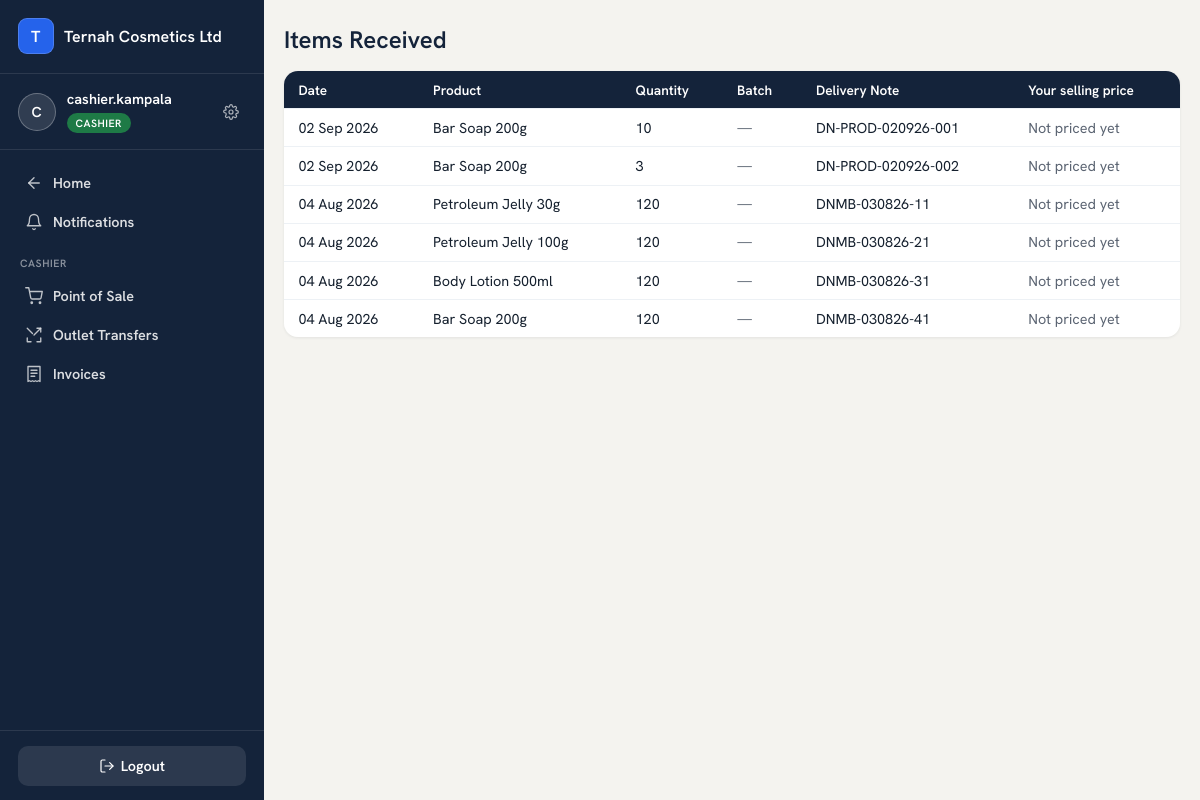
The app's page /sales/pos/received/ (signed in) with its own data.
### accounts/models.py (models this page shows, shortened)
class User(AbstractUser):
    ROLES = [
        ("OWNER", "Owner"),                # reports only
        ("MANAGER", "Manager"),            # outlet manager; can switch views
        ("CASHIER", "Cashier"),
        ("SALES_REP", "Sales Person / Rep"),
        ("PRODUCTION", "Production"),
    ]
    business = models.ForeignKey("platformadmin.Business", null=True, blank=True,
                                 on_delete=models.CASCADE, related_name="users")
    branch = models.ForeignKey("core.Branch", null=True, blank=True,
                               on_delete=models.SET_NULL, related_name="users")
    role = models.CharField(max_length=15, choices=ROLES, default="CASHIER")
    can_swap = models.BooleanField(default=False)    # False -> swap goes through PendingAction
    can_refund = models.BooleanField(default=False)
    phone = models.CharField(max_length=30, blank=True)
    modules = models.ManyToManyField("platformadmin.Module", blank=True, related_name="users_with_access",
                                     help_text="Which of the business's subscribed modules this user can open.")
    allowed_tiers = models.JSONField(default=list, blank=True,
                                     help_text="Which product price tiers (RETAIL/WHOLESALE/DISTRIBUTION/CUSTOM) "
                                                "this seller may use at the POS.")
    def switchable_views(self):
        if self.role != "MANAGER":
            return []
        views = ["MANAGER", "CASHIER"]
        codes = set(self.modules.values_list("code", flat=True))
        if "PRODUCTION" in codes:
            views.append("PRODUCTION")
        return views

### platformadmin/models.py (models this page shows, shortened)
class Business(models.Model):
    name = models.CharField(max_length=150)                     # factory name — brands navbar + receipts
    slug = models.SlugField(unique=True)
    business_type = models.CharField(max_length=20, choices=[("FACTORY", "Factory Mode")], default="FACTORY")
    contact_email = models.EmailField()
    contact_phone = models.CharField(max_length=30, blank=True)
    address = models.TextField(blank=True)
    tagline = models.CharField(max_length=150, blank=True)      # optional — shows on every printed report
    is_active = models.BooleanField(default=True)               # master switch — False = soft-locked
    trial_expires_at = models.DateTimeField(null=True, blank=True)
    subscription_expires_at = models.DateTimeField(null=True, blank=True)
    created_at = models.DateTimeField(auto_now_add=True)
    class Meta:
        verbose_name_plural = "businesses"

### production/models.py (models this page shows, shortened)
class DistributionLine(models.Model):
    distribution = models.ForeignKey(Distribution, on_delete=models.CASCADE, related_name="lines")
    product = models.ForeignKey(Product, on_delete=models.PROTECT)
    quantity = models.PositiveIntegerField()
    batch = models.ForeignKey(ProductionBatch, null=True, blank=True, on_delete=models.PROTECT,
                              related_name="distribution_lines")   # which batch this quantity came from (FEFO)

class Distribution(TimeStamped):
    STATUS = [("SENT", "Sent"), ("RECEIVED", "Received"), ("DISPUTED", "Disputed")]
    business = models.ForeignKey("platformadmin.Business", on_delete=models.CASCADE)
    sender_branch = models.ForeignKey("core.Branch", on_delete=models.PROTECT, related_name="distributions_sent",
                                      )   # which factory sent it — any factory can reach any outlet
    receiver_location = models.ForeignKey("sales.InventoryLocation", on_delete=models.PROTECT)
    delivery_note_number = models.CharField(max_length=40)                      # DN{INITIALS}-DDMMYY-SEQ
    date = models.DateField()
    status = models.CharField(max_length=10, choices=STATUS, default="SENT")
    created_by = models.ForeignKey(settings.AUTH_USER_MODEL, null=True, on_delete=models.SET_NULL)
    confirmed_by = models.ForeignKey(settings.AUTH_USER_MODEL, null=True, blank=True, on_delete=models.SET_NULL,
                                     related_name="distributions_confirmed")
    stock_request = models.ForeignKey("sales.StockRequest", null=True, blank=True, on_delete=models.SET_NULL,
                                      related_name="distributions")   # set when this delivery answers a request
    note = models.TextField(blank=True)   # e.g. "sent less than asked, rest still brewing"

class Product(TimeStamped):
    STATUS = [("DRAFT", "Draft"), ("ACTIVE", "Active"), ("ARCHIVED", "Archived")]
    business = models.ForeignKey("platformadmin.Business", on_delete=models.CASCADE)
    category = models.ForeignKey(Category, on_delete=models.PROTECT, related_name="products")
    name = models.CharField(max_length=120)
    pack_size = models.CharField(max_length=40, blank=True)      # e.g. "30 g"
    sku = models.CharField(max_length=40, blank=True)
    status = models.CharField(max_length=10, choices=STATUS, default="DRAFT")
    retail_price = models.DecimalField(max_digits=14, decimal_places=2, null=True, blank=True)
    wholesale_price = models.DecimalField(max_digits=14, decimal_places=2, null=True, blank=True)
    distribution_price = models.DecimalField(max_digits=14, decimal_places=2, null=True, blank=True)
    custom_price_min = models.DecimalField(max_digits=14, decimal_places=2, null=True, blank=True)
    custom_price_max = models.DecimalField(max_digits=14, decimal_places=2, null=True, blank=True)
    shelf_life_days = models.PositiveIntegerField(null=True, blank=True)   # optional -> auto-suggests batch expiry
    PRICE_TIERS = [("RETAIL", "retail_price"), ("WHOLESALE", "wholesale_price"),
                   ("DISTRIBUTION", "distribution_price")]   # CUSTOM is typed at sale time, not looked up here

### sales/views.py (the view)
# urls.py: path("pos/received/", views.received_items, name="received_items"),
@login_required
@pos_required
def received_items(request):
    location = _pos_location(request)
    allowed = _allowed_tiers(request)
    lines, pending, disputed = [], [], []
    if location:
        lines = list(DistributionLine.objects.filter(distribution__receiver_location=location,
                                                      distribution__status="RECEIVED")
                     .select_related("product", "distribution", "batch").order_by("-distribution__date"))
        for line in lines:
            line.your_prices = [
                (label, line.product.price_for_tier(code))
                for code, label in PRICE_TIERS
                if code in allowed and code != "CUSTOM" and line.product.price_for_tier(code) is not None
            ]
        pending = list(Distribution.objects.filter(receiver_location=location, status="SENT")
                      .prefetch_related("lines__product").order_by("date"))
        disputed = list(Distribution.objects.filter(receiver_location=location, status="DISPUTED")
                        .prefetch_related("lines__product").order_by("date"))
    return render(request, "sales/received_items.html",
                 {"location": location, "lines": lines, "pending": pending, "disputed": disputed})

### accounts/context_processors.py (called while the page is built)
def active_view(request):
    user = getattr(request, "user", None)
    return {
        "active_view": getattr(request, "active_view", None),
        "switchable_views": user.switchable_views() if user and user.is_authenticated else [],
        "owner_section": getattr(request, "owner_section", None),
        "manager_section": getattr(request, "manager_section", None),
    }

def module_switcher(request):
    user = getattr(request, "user", None)
    if not (user and user.is_authenticated) or user.is_superuser:
        return {"switcher_items": []}
    if user.role == "OWNER":
        from accounts.views import owner_tiles
        return {"switcher_items": owner_tiles()}
    if user.role == "MANAGER":
        from accounts.views import manager_tiles
        return {"switcher_items": manager_tiles(user)}
    return {"switcher_items": []}

### sales/views.py (called while the page is built)
def _acting_role(request):
    return request.active_view if request.user.role == "MANAGER" else request.user.role

def _pos_location(request):
    if _acting_role(request) == "SALES_REP":
        loc = getattr(request.user, "inventory", None)
        if loc:
            return loc
    return InventoryLocation.objects.filter(branch=request.user.branch, type="OUTLET").first()

def _allowed_tiers(request):
    if request.user.role == "MANAGER":
        return ALL_TIER_CODES
    return request.user.allowed_tiers or []

### templates/sales/received_items.html (shortened to what this page needs)
{% extends "base.html" %}
{% block content %}
<div class="page-head">
  <h2>Items Received</h2>
</div>
{% if not location %}
<div class="card"><p style="color:var(--muted)">No inventory location is set up for you yet.</p></div>
{% else %}
<div class="table-scroll">
<table class="list">
  <tr><th>Date</th><th>Product</th><th>Quantity</th><th>Batch</th><th>Delivery Note</th><th>Your selling price</th></tr>
  {% for line in lines %}
  <tr>
    <td>{{ line.distribution.date|date:"d M Y" }}</td>
    <td>{{ line.product.name }}</td>
    <td>{{ line.quantity }}</td>
    <td style="color:var(--muted)">{{ line.batch.batch_number|default:"—" }}</td>
    <td>{{ line.distribution.delivery_note_number }}</td>
    <td>
      {% for label, price in line.your_prices %}
        <span class="pill active">{{ label }}: UGX {{ price|floatformat:0 }}</span>
      {% empty %}<span style="color:var(--muted)">Not priced yet</span>{% endfor %}
    </td>
  </tr>
  {% empty %}<tr><td colspan="6" style="color:var(--muted)">Nothing received yet.</td></tr>{% endfor %}
</table>
</div>
{% endif %}
{% endblock %}

### templates/base.html (shortened to what this page needs)
{% load static %}
<!DOCTYPE html>
<html lang="en">
<head>
  <link rel="stylesheet" href="{% static 'ternah-ui/tokens.css' %}">
</head>
<body>
{% if request.user.is_authenticated %}
  <div class="app-shell">
    <aside class="sidebar">
      <div class="sidebar-brand">
        <span class="brand-mark" aria-hidden="true">{{ request.user.business.name|default:"Ternah for Factories"|first|upper }}</span>
        <span class="brand-name">{{ request.user.business.name|default:"Ternah for Factories" }}</span>
      </div>
      <div class="sidebar-identity">
        <span class="avatar" aria-hidden="true">{{ request.user.username|first|upper }}</span>
        <div class="identity-text">
          <span class="identity-name">{{ request.user.username }}</span>
          {% if request.user.is_superuser %}
            <span class="role-pill role-super">Platform Admin</span>
          {% else %}
            <span class="role-pill role-{{ request.user.role|lower }}">{{ request.user.get_role_display }}</span>
          {% endif %}
        </div>
        <a class="settings-link" href="{% url 'password_change' %}" title="Change password" aria-label="Change password">
        </a>
      </div>
      <nav class="sidebar-nav">
        {% if request.resolver_match.url_name == "home" %}
          {% if switcher_items %}
            {% for t in switcher_items %}
            <a class="nav-link" href="{{ t.href }}">
              <svg width="18" height="18" viewBox="0 0 24 24" fill="none" stroke="currentColor" stroke-width="1.8" stroke-linecap="round" stroke-linejoin="round">{{ t.icon|safe }}</svg>
              {{ t.label }}
            </a>
            {% endfor %}
          {% else %}
            <p style="color:rgba(255,255,255,.45);font-size:.82rem;padding:.4rem .65rem">Pick a tile to get started.</p>
          {% endif %}
        {% elif request.user.role == "CASHIER" or request.user.role == "SALES_REP" %}
          <a class="nav-link" href="{% url 'home' %}">
            <svg width="18" height="18" viewBox="0 0 24 24" fill="none" stroke="currentColor" stroke-width="1.8" stroke-linecap="round" stroke-linejoin="round"><path d="M19 12H5"/><path d="M12 19l-7-7 7-7"/></svg>
            Home
          </a>
          <a class="nav-link {% if request.resolver_match.url_name == 'notifications' %}active{% endif %}" href="{% url 'notifications' %}">
            <svg width="18" height="18" viewBox="0 0 24 24" fill="none" stroke="currentColor" stroke-width="1.8" stroke-linecap="round" stroke-linejoin="round"><path d="M18 8A6 6 0 0 0 6 8c0 7-3 9-3 9h18s-3-2-3-9"/><path d="M13.73 21a2 2 0 0 1-3.46 0"/></svg>
            Notifications
          </a>
          <div class="nav-section-label">{{ request.user.get_role_display }}</div>
          <a class="nav-link {% if request.resolver_match.namespace == 'sales' and request.resolver_match.url_name == 'pos' %}active{% endif %}"
             href="{% url 'sales:pos' %}">
            <svg width="18" height="18" viewBox="0 0 24 24" fill="none" stroke="currentColor" stroke-width="1.8" stroke-linecap="round" stroke-linejoin="round"><circle cx="9" cy="21" r="1"/><circle cx="20" cy="21" r="1"/><path d="M1 1h4l2.68 13.39a2 2 0 0 0 2 1.61h9.72a2 2 0 0 0 2-1.61L23 6H6"/></svg>
            Point of Sale
          </a>
          {% if request.user.role == "CASHIER" %}
          <a class="nav-link {% if request.resolver_match.url_name == 'outlet_transfers' %}active{% endif %}"
             href="{% url 'sales:outlet_transfers' %}">
            <svg width="18" height="18" viewBox="0 0 24 24" fill="none" stroke="currentColor" stroke-width="1.8" stroke-linecap="round" stroke-linejoin="round"><path d="M16 3h5v5"/><path d="M3 16v5h5"/><path d="M21 16v5h-5"/><path d="M3 3l7 7"/><path d="m21 3-9 9"/></svg>
            Outlet Transfers
          </a>
          <a class="nav-link {% if request.resolver_match.namespace == 'finance' and request.resolver_match.url_name in 'invoices,invoice_create,invoice_detail,invoice_clients' %}active{% endif %}"
             href="{% url 'finance:invoices' %}">
            <svg width="18" height="18" viewBox="0 0 24 24" fill="none" stroke="currentColor" stroke-width="1.8" stroke-linecap="round" stroke-linejoin="round"><path d="M4 2h16v20l-2-1-2 1-2-1-2 1-2-1-2 1-2-1-2 1z"/><path d="M8 7h8M8 11h8M8 15h5"/></svg>
            Invoices
          </a>
          {% endif %}
        {% else %}
          <div class="nav-section-label">{{ request.user.get_role_display }}</div>
          <span class="nav-link disabled">Screens coming soon</span>
        {% endif %}
      </nav>
      <div class="sidebar-footer">
        <form method="post" action="{% url 'logout' %}">{% csrf_token %}
          <button class="btn ghost" type="submit">
            <svg width="16" height="16" viewBox="0 0 24 24" fill="none" stroke="currentColor" stroke-width="1.8" stroke-linecap="round" stroke-linejoin="round"><path d="M9 21H5a2 2 0 0 1-2-2V5a2 2 0 0 1 2-2h4"/><path d="M16 17l5-5-5-5"/><path d="M21 12H9"/></svg>
            Logout
          </button>
        </form>
      </div>
    </aside>
    <div class="main-col">
      <main>
{% endif %}
{% block content %}{% endblock %}
{% if request.user.is_authenticated %}
      </main>
    </div>
  </div>
{% endif %}
</body>
</html>

### ternah_ui/static/ternah-ui/tokens.css (style rules this page uses)
:root { --bg: #F4F3EF; --surface: #FFFFFF; --border: #E4E2DB; --border-hover: #D2CFC6; --ink: #15202E; --muted: #5B6472; --nav: #14233A; --nav-active: #22385A; --nav-text: #C9D2DE; --icon-bg: #EEF1F6; --warn: #8A4A0E; --warn-bg: #FBF0E2; --font: 'Hanken Grotesk', -apple-system, BlinkMacSystemFont, 'Segoe UI', sans-serif; --text-greeting: 600 36px/1.2 var(--font); --text-tile-number-lg: 600 44px/1.1 var(--font); --text-tile-number-sm: 600 36px/1.1 var(--font); --text-tile-title: 600 17px/1.3 var(--font); --text-body: 400 15px/1.5 var(--font); --text-pill: 500 14px/1 var(--font); --sp-2: 8px; --sp-3: 12px; --sp-4: 16px; --sp-5: 20px; --sp-6: 24px; --sp-7: 28px; --sp-10: 40px; --sp-12: 48px; --r-tile: 20px; --r-input: 12px; --r-pill: 999px; --tui-nav-w: 256px; --tui-header-h: 72px; }

### records on screen
User: user.business.name|first "T", user.business.name "Ternah Cosmetics Ltd", user.username|first "C", user.username "cashier.kampala", user.role "CASHIER"
DistributionLine: distribution "02 Sep 2026", product.name "Bar Soap 200g", quantity "10", batch.batch_number "—", distribution.delivery_note_number "DN-PROD-020926-001"
DistributionLine: distribution "02 Sep 2026", product.name "Bar Soap 200g", quantity "3", batch.batch_number "—", distribution.delivery_note_number "DN-PROD-020926-002"
DistributionLine: distribution "04 Aug 2026", product.name "Petroleum Jelly 30g", quantity "120", batch.batch_number "—", distribution.delivery_note_number "DNMB-030826-11"
DistributionLine: distribution "04 Aug 2026", product.name "Petroleum Jelly 100g", quantity "120", batch.batch_number "—", distribution.delivery_note_number "DNMB-030826-21"
DistributionLine: distribution "04 Aug 2026", product.name "Body Lotion 500ml", quantity "120", batch.batch_number "—", distribution.delivery_note_number "DNMB-030826-31"
DistributionLine: distribution "04 Aug 2026", product.name "Bar Soap 200g", quantity "120", batch.batch_number "—", distribution.delivery_note_number "DNMB-030826-41"
